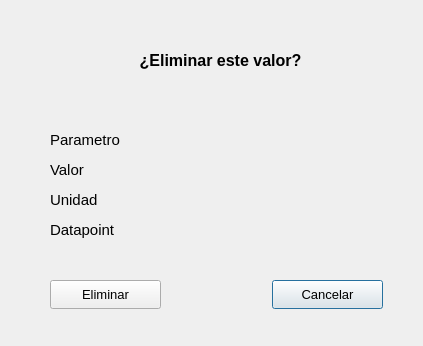
<?xml version="1.0" encoding="UTF-8"?>
<ui version="4.0">
 <class>EliminarParametro</class>
 <widget class="QDialog" name="EliminarParametro">
  <property name="geometry">
   <rect>
    <x>0</x>
    <y>0</y>
    <width>423</width>
    <height>346</height>
   </rect>
  </property>
  <property name="windowTitle">
   <string>Dialog</string>
  </property>
  <widget class="QPushButton" name="cancelar">
   <property name="geometry">
    <rect>
     <x>272</x>
     <y>280</y>
     <width>111</width>
     <height>29</height>
    </rect>
   </property>
   <property name="font">
    <font>
     <pointsize>10</pointsize>
    </font>
   </property>
   <property name="text">
    <string>Cancelar</string>
   </property>
  </widget>
  <widget class="QPushButton" name="eliminar">
   <property name="geometry">
    <rect>
     <x>50</x>
     <y>280</y>
     <width>111</width>
     <height>29</height>
    </rect>
   </property>
   <property name="font">
    <font>
     <pointsize>10</pointsize>
    </font>
   </property>
   <property name="text">
    <string>Eliminar</string>
   </property>
  </widget>
  <widget class="QLabel" name="label_91">
   <property name="geometry">
    <rect>
     <x>50</x>
     <y>30</y>
     <width>341</width>
     <height>61</height>
    </rect>
   </property>
   <property name="font">
    <font>
     <pointsize>12</pointsize>
     <bold>true</bold>
    </font>
   </property>
   <property name="text">
    <string>¿Eliminar este valor?</string>
   </property>
   <property name="alignment">
    <set>Qt::AlignCenter</set>
   </property>
   <property name="wordWrap">
    <bool>true</bool>
   </property>
  </widget>
  <widget class="QLabel" name="label_3">
   <property name="geometry">
    <rect>
     <x>50</x>
     <y>130</y>
     <width>111</width>
     <height>20</height>
    </rect>
   </property>
   <property name="font">
    <font>
     <pointsize>11</pointsize>
    </font>
   </property>
   <property name="text">
    <string>Parametro</string>
   </property>
  </widget>
  <widget class="QLabel" name="parametro">
   <property name="geometry">
    <rect>
     <x>160</x>
     <y>130</y>
     <width>221</width>
     <height>20</height>
    </rect>
   </property>
   <property name="font">
    <font>
     <pointsize>11</pointsize>
    </font>
   </property>
   <property name="text">
    <string/>
   </property>
   <property name="alignment">
    <set>Qt::AlignRight|Qt::AlignTrailing|Qt::AlignVCenter</set>
   </property>
  </widget>
  <widget class="QLabel" name="valor">
   <property name="geometry">
    <rect>
     <x>160</x>
     <y>160</y>
     <width>221</width>
     <height>20</height>
    </rect>
   </property>
   <property name="font">
    <font>
     <pointsize>11</pointsize>
    </font>
   </property>
   <property name="text">
    <string/>
   </property>
   <property name="alignment">
    <set>Qt::AlignRight|Qt::AlignTrailing|Qt::AlignVCenter</set>
   </property>
  </widget>
  <widget class="QLabel" name="label_4">
   <property name="geometry">
    <rect>
     <x>50</x>
     <y>160</y>
     <width>111</width>
     <height>20</height>
    </rect>
   </property>
   <property name="font">
    <font>
     <pointsize>11</pointsize>
    </font>
   </property>
   <property name="text">
    <string>Valor</string>
   </property>
  </widget>
  <widget class="QLabel" name="unidad">
   <property name="geometry">
    <rect>
     <x>160</x>
     <y>190</y>
     <width>221</width>
     <height>20</height>
    </rect>
   </property>
   <property name="font">
    <font>
     <pointsize>11</pointsize>
    </font>
   </property>
   <property name="text">
    <string/>
   </property>
   <property name="alignment">
    <set>Qt::AlignRight|Qt::AlignTrailing|Qt::AlignVCenter</set>
   </property>
  </widget>
  <widget class="QLabel" name="label_5">
   <property name="geometry">
    <rect>
     <x>50</x>
     <y>190</y>
     <width>111</width>
     <height>20</height>
    </rect>
   </property>
   <property name="font">
    <font>
     <pointsize>11</pointsize>
    </font>
   </property>
   <property name="text">
    <string>Unidad</string>
   </property>
  </widget>
  <widget class="QLabel" name="datapoint">
   <property name="geometry">
    <rect>
     <x>160</x>
     <y>220</y>
     <width>221</width>
     <height>20</height>
    </rect>
   </property>
   <property name="font">
    <font>
     <pointsize>11</pointsize>
    </font>
   </property>
   <property name="text">
    <string/>
   </property>
   <property name="alignment">
    <set>Qt::AlignRight|Qt::AlignTrailing|Qt::AlignVCenter</set>
   </property>
  </widget>
  <widget class="QLabel" name="label_6">
   <property name="geometry">
    <rect>
     <x>50</x>
     <y>220</y>
     <width>111</width>
     <height>20</height>
    </rect>
   </property>
   <property name="font">
    <font>
     <pointsize>11</pointsize>
    </font>
   </property>
   <property name="text">
    <string>Datapoint</string>
   </property>
  </widget>
 </widget>
 <resources/>
 <connections/>
</ui>
